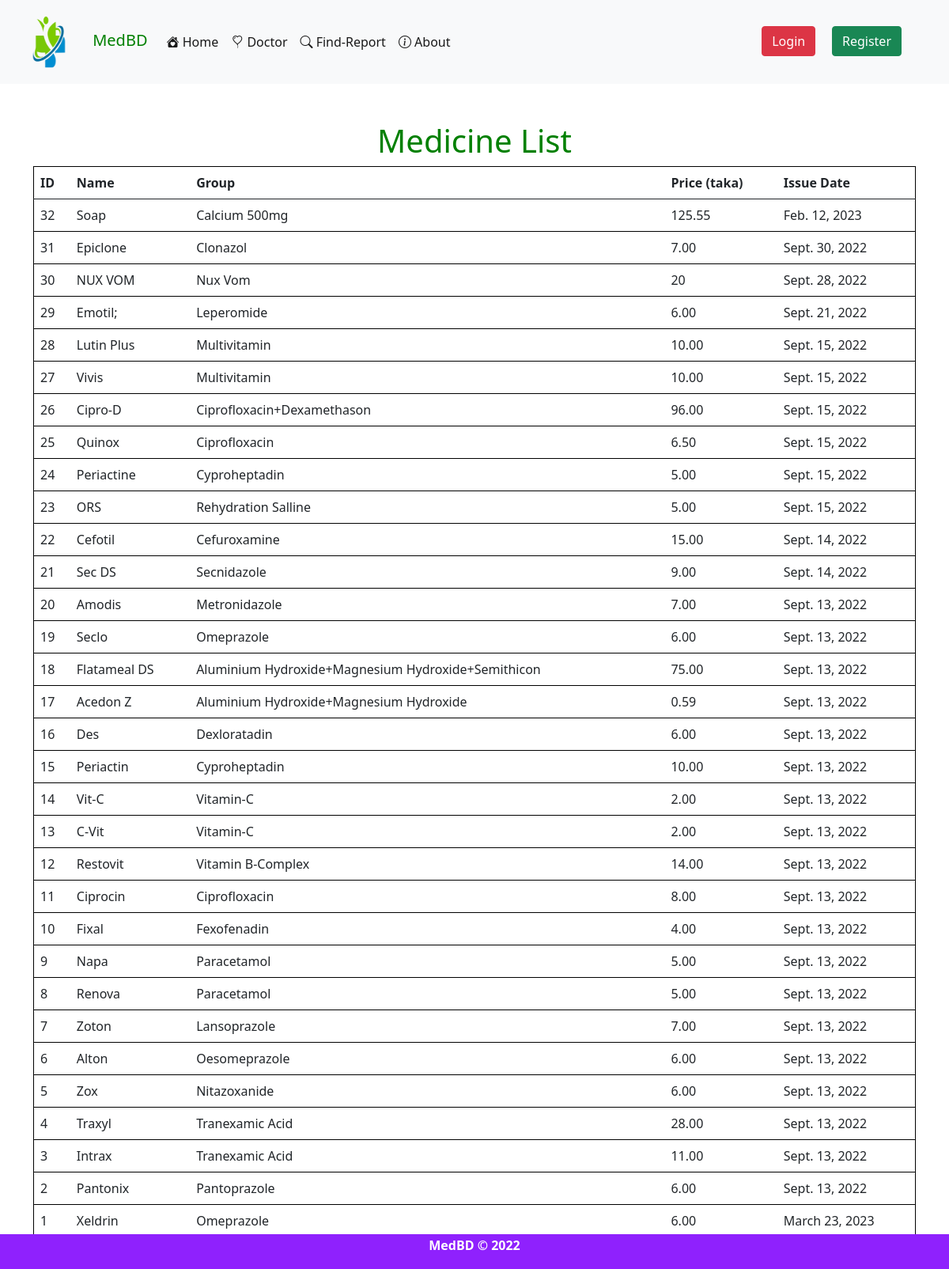
The page /medicine/viewmed/ on the database its author committed.
### medicine/models.py (models this page shows, shortened)
class AddMedicine(models.Model):
    name = models.CharField(max_length=500)
    group = models.CharField(max_length=500)
    expire = models.DateField()
    price = models.CharField(max_length=100)
    uses = models.TextField(max_length=50000)

### medicine/views.py (the view)
# urls.py: path('viewmed/', medview, name='Medicine View'),
def medview(request):
   med = AddMedicine.objects.all().order_by('-id')
   return render(request,'medicine/medview.html',{'med':med})

### templates/medicine/medview.html (shortened to what this page needs)
{% extends 'basic.html' %}
{% block body %}
<div class="container" style="">
    <br><br>
    <h1 style="text-align:center;font-family:sans;color:green;">Medicine List</h1>
        <div class='col-offset-md-6'>
        <table class="table table-hover" style="border:1px solid black;">
            <thead>
                <tr>
                    <th>ID</th>
                    <th>Name</th>
                     <th>Group</th>
                     <th>Price (taka)</th>
                     <th>Issue Date</th>
                </tr>
            </thead>
            <tbody>
                {% for p in med %}
                <tr>
                    <td scope="row">{{p.id}}</td>
                    <td>{{p.name}}</td>
                    <td>{{p.group}}</td>
                    <td>{{p.price}}</td>
                    <td>{{p.expire}}</td>
                </tr>
                {% endfor %}
            </tbody>
        </table>
    </div>
</div>
{% endblock body %}

### templates/basic.html (shortened to what this page needs)
<!doctype html>
{% load static %}
<html lang="en">
  <head>
    <link rel="stylesheet" href="https://cdn.jsdelivr.net/npm/bootstrap-icons@1.9.1/font/bootstrap-icons.css">
    <link rel="stylesheet" href="//code.jquery.com/ui/1.13.2/themes/base/jquery-ui.css">
    <link href="https://cdn.jsdelivr.net/npm/bootstrap@5.0.2/dist/css/bootstrap.min.css" rel="stylesheet">
  </head>
  <body>
   <nav class="navbar navbar-expand-lg navbar-light bg-light">
  <div class="container-fluid">
    <a class="navbar-brand" href="/" style='color:Green;'><img src="{% static '/images/logo.png' %}" alt="" width='100px' height='80px'> MedBD</a>
    <div class="collapse navbar-collapse" id="navbarSupportedContent">
      <ul class="navbar-nav me-auto mb-2 mb-lg-0">
        <li class="nav-item">
          <a class="nav-link active" aria-current="page" href="/"><i class="bi bi-house-heart-fill"></i> Home</a>
        </li>
        {% if user.is_authenticated %}
        {% else %}
        <li class="nav-item">
          <a class="nav-link active" aria-current="page" href="/doctor/doctor/"><i class="bi bi-balloon-heart"></i> Doctor</a>
        </li>
        <li class="nav-item">
          <a class="nav-link active" aria-current="page" href="#" data-bs-toggle="modal" data-bs-target="#exampleModal"><i class="bi bi-search"></i> Find-Report</a>
        </li>
        <li class="nav-item">
          <a class="nav-link active" aria-current="page" href="/about/"><i class="bi bi-info-circle"></i> About</a>
        </li>
        {% endif %}
        {% if user.is_authenticated %}
        <li class="nav-item">
          <a class="nav-link" href="/doctor/request/"><i class="bi bi-capsule"></i> Request</a>
        </li>
        <li class="nav-item dropdown">
          <a class="nav-link dropdown-toggle" href="#" id="navbarDropdown" role="button" data-bs-toggle="dropdown" aria-expanded="false">
           {{user.username}}
          </a>
          <ul class="dropdown-menu" aria-labelledby="navbarDropdown">
            <li><a class="dropdown-item" href="/medicine/prescription/">Prescribe</a></li>
            <li><a class="dropdown-item" href="/medicine/viewmed/">Med List</a></li>
            <li><a class="dropdown-item" href="/medicine/patient_list/">Patient Data</a></li>
            <li><hr class="dropdown-divider"></li>
            <li><a class="dropdown-item" href="/medicine/print/">Print</a></li>
          </ul>
          <li class="nav-item dropdown">
          <a class="nav-link dropdown-toggle" href="#" id="navbarDropdown" role="button" data-bs-toggle="dropdown" aria-expanded="false">
           Settings
          </a>
          <ul class="dropdown-menu" aria-labelledby="navbarDropdown">
            <li><a class="dropdown-item" href="#">Change Password</a></li>
            <li><a class="dropdown-item" href="/medicine/myprofile/">Edit Profile</a></li>
            <li><a class="dropdown-item" href="/medicine/plus_profile/">Create Profile</a></li></ul>
        </li>
      </ul>
      <div class="d-flex">
        <a class="btn btn-danger" href="/medicine/logout/" role="button">Logout</a>
      </div>
        {% else %}
        <div class="d-flex" id='btn'>
        <a class="btn btn-danger" href="/medicine/login/" role="button">Login</a>
        <span>&nbsp; &nbsp; &nbsp;</span>
        <a class="btn btn-success" href="/medicine/register/" role="button">Register</a>
        </div>
      {% endif %}
    </div>
  </div>
</nav>
{% block body %}{% endblock body %}
    {% include 'footer.html' %}
  </body>
</html>

### templates/footer.html (shortened to what this page needs)
<br>
<div class='footer'>
    <p><b>MedBD &copy; 2022</b></p>
</div>

### templates/footer.html (style rules this page uses)
.footer { position:fixed; bottom:0px; width:100%; background:#8f21fd; }
.footer p { text-align:center; padding:2px; color:white; }

### rows shown on the page
AddMedicine: id "32", name "Soap", group "Calcium 500mg", price "125.55", expire "Feb. 12, 2023"
AddMedicine: id "31", name "Epiclone", group "Clonazol", price "7.00", expire "Sept. 30, 2022"
AddMedicine: id "30", name "NUX VOM", group "Nux Vom", price "20", expire "Sept. 28, 2022"
AddMedicine: id "29", name "Emotil;", group "Leperomide", price "6.00", expire "Sept. 21, 2022"
AddMedicine: id "28", name "Lutin Plus", group "Multivitamin", price "10.00", expire "Sept. 15, 2022"
AddMedicine: id "27", name "Vivis", group "Multivitamin", price "10.00", expire "Sept. 15, 2022"
AddMedicine: id "26", name "Cipro-D", group "Ciprofloxacin+Dexamethason", price "96.00", expire "Sept. 15, 2022"
AddMedicine: id "25", name "Quinox", group "Ciprofloxacin", price "6.50", expire "Sept. 15, 2022"
AddMedicine: id "24", name "Periactine", group "Cyproheptadin", price "5.00", expire "Sept. 15, 2022"
AddMedicine: id "23", name "ORS", group "Rehydration Salline", price "5.00", expire "Sept. 15, 2022"
AddMedicine: id "22", name "Cefotil", group "Cefuroxamine", price "15.00", expire "Sept. 14, 2022"
AddMedicine: id "21", name "Sec DS", group "Secnidazole", price "9.00", expire "Sept. 14, 2022"
AddMedicine: id "20", name "Amodis", group "Metronidazole", price "7.00", expire "Sept. 13, 2022"
AddMedicine: id "19", name "Seclo", group "Omeprazole", price "6.00", expire "Sept. 13, 2022"
AddMedicine: id "18", name "Flatameal DS", group "Aluminium Hydroxide+Magnesium Hydroxide+Semithicon", price "75.00", expire "Sept. 13, 2022"
AddMedicine: id "17", name "Acedon Z", group "Aluminium Hydroxide+Magnesium Hydroxide", price "0.59", expire "Sept. 13, 2022"
AddMedicine: id "16", name "Des", group "Dexloratadin", price "6.00", expire "Sept. 13, 2022"
AddMedicine: id "15", name "Periactin", group "Cyproheptadin", price "10.00", expire "Sept. 13, 2022"
AddMedicine: id "14", name "Vit-C", group "Vitamin-C", price "2.00", expire "Sept. 13, 2022"
AddMedicine: id "13", name "C-Vit", group "Vitamin-C", price "2.00", expire "Sept. 13, 2022"
AddMedicine: id "12", name "Restovit", group "Vitamin B-Complex", price "14.00", expire "Sept. 13, 2022"
AddMedicine: id "11", name "Ciprocin", group "Ciprofloxacin", price "8.00", expire "Sept. 13, 2022"
AddMedicine: id "10", name "Fixal", group "Fexofenadin", price "4.00", expire "Sept. 13, 2022"
AddMedicine: id "9", name "Napa", group "Paracetamol", price "5.00", expire "Sept. 13, 2022"
AddMedicine: id "8", name "Renova", group "Paracetamol", price "5.00", expire "Sept. 13, 2022"
AddMedicine: id "7", name "Zoton", group "Lansoprazole", price "7.00", expire "Sept. 13, 2022"
AddMedicine: id "6", name "Alton", group "Oesomeprazole", price "6.00", expire "Sept. 13, 2022"
AddMedicine: id "5", name "Zox", group "Nitazoxanide", price "6.00", expire "Sept. 13, 2022"
AddMedicine: id "4", name "Traxyl", group "Tranexamic Acid", price "28.00", expire "Sept. 13, 2022"
AddMedicine: id "3", name "Intrax", group "Tranexamic Acid", price "11.00", expire "Sept. 13, 2022"
AddMedicine: id "2", name "Pantonix", group "Pantoprazole", price "6.00", expire "Sept. 13, 2022"
AddMedicine: id "1", name "Xeldrin", group "Omeprazole", price "6.00", expire "March 23, 2023"
